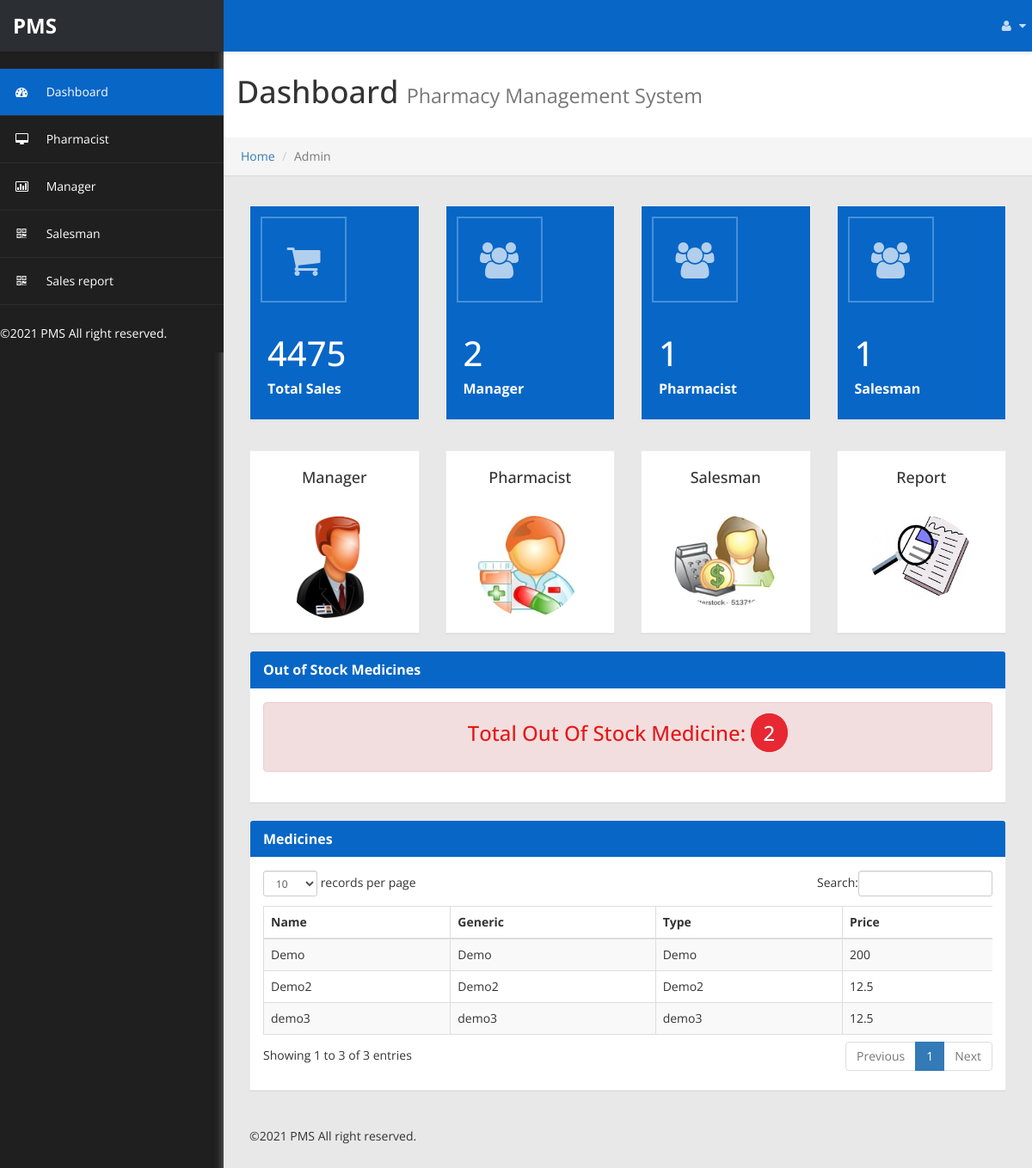
The page /admin.php (signed in) on the database its author committed.
### tables this page shows
CREATE TABLE `medicine` (
  `medicine_id` int(50) NOT NULL,
  `medicine_name` varchar(255) NOT NULL,
  `medicine_generic` varchar(200) NOT NULL,
  `medicine_type` varchar(50) NOT NULL,
  `medicine_company` varchar(255) NOT NULL,
  `medicine_quantity` int(10) NOT NULL,
  `medicine_price` float NOT NULL
);

### admin.php (the view, shortened to what this page needs)
<?php
include_once('connect_db.php');
?>
<!DOCTYPE html>
<html xmlns="http://www.w3.org/1999/xhtml">
<head>
    <link href="assets/css/bootstrap.css" rel="stylesheet" />
    <link href="assets/css/font-awesome.css" rel="stylesheet" />
    <link href="assets/js/morris/morris-0.4.3.min.css" rel="stylesheet" />
    <link href="assets/css/custom-styles.css" rel="stylesheet" />
    <link rel="stylesheet" href="assets/js/Lightweight-Chart/cssCharts.css">
	<link href="assets/js/dataTables/dataTables.bootstrap.css" rel="stylesheet" />
</head>
<body>
    <div id="wrapper">
        <nav class="navbar navbar-default top-navbar" role="navigation">
            <div class="navbar-header">
                <a class="navbar-brand" href="admin.php"><strong>PMS</strong></a>
            </div>
            <ul class="nav navbar-top-links navbar-right">
                <li class="dropdown">
                    <a class="dropdown-toggle" data-toggle="dropdown" href="#" aria-expanded="false">
                        <i class="fa fa-user fa-fw"></i> <i class="fa fa-caret-down"></i>
                    </a>
                </li>
            </ul>
        </nav>
        <nav class="navbar-default navbar-side" role="navigation">
            <div class="sidebar-collapse">
                <ul class="nav" id="main-menu">
                    <li>
                        <a class="active-menu" href="admin.php"><i class="fa fa-dashboard"></i> Dashboard</a>
                    </li>
                    <li>
                        <a href="admin_pharmacist.php"><i class="fa fa-desktop"></i> Pharmacist</a>
                    </li>
					<li>
                        <a href="admin_manager.php"><i class="fa fa-bar-chart-o"></i> Manager</a>
                    </li>
                    <li>
                        <a href="admin_salesman.php"><i class="fa fa-qrcode"></i> Salesman</a>
                    </li>
					<li>
                        <a href="admin_report.php"><i class="fa fa-qrcode"></i> Sales report</a>
                    </li>
					<footer>
						<p style="color:#fff;">&copy;<?php echo date('Y');?> PMS All right reserved.</p>
					</footer>
                </ul>
            </div>
        </nav>
		<div id="page-wrapper">
		  <div class="header">
                        <h1 class="page-header">
                            Dashboard <small>Pharmacy Management System</small>
                        </h1>
						<ol class="breadcrumb">
					  <li><a href="admin.php">Home</a></li>
					  <li class="active">Admin</li>
					</ol>
		</div>
            <div id="page-inner">
                <div class="row">
                    <div class="col-md-3 col-sm-12 col-xs-12">
                        <div class="panel panel-primary text-center no-boder blue">
                            <div class="panel-left pull-left blue">
                                <i class="fa fa-shopping-cart fa-5x"></i>
                            </div>
                            <div class="panel-right">
								<h3>
								<?php
										$total = 0;
										$sql = "select * FROM report ";
										$result = $conn->query($sql);
										if($result->num_rows > 0) {
											while($row = $result->fetch_assoc()) {
												$sub = $row['report_total_amount'];
												$total += $sub;
											}
											echo $total;
										}else{
											echo '0';
										}
									?>
								</h3>
                               <strong> Total Sales</strong>
                            </div>
                        </div>
                    </div>
                    <div class="col-md-3 col-sm-12 col-xs-12">
                        <div class="panel panel-primary text-center no-boder blue">
                              <div class="panel-left pull-left blue">
                                <i class="fa fa-users fa-5x"></i>
								</div>
                            <div class="panel-right">
							<h3>
							<?php
								$sql = "SELECT * FROM manager";
								$result = $conn->query($sql);
								if($result->num_rows > 0) {
									echo $result->num_rows;
								}else{
									echo '0';
								}
							?>
							</h3>
                               <strong> Manager</strong>
                            </div>
                        </div>
                    </div>
                    <div class="col-md-3 col-sm-12 col-xs-12">
                        <div class="panel panel-primary text-center no-boder blue">
                            <div class="panel-left pull-left blue">
                                <i class="fa fa fa-users fa-5x"></i>
                            </div>
                            <div class="panel-right">
							 <h3>
							<?php
								$sql = "SELECT * FROM pharmacist";
								$result = $conn->query($sql);
								if($result->num_rows > 0) {
									echo $result->num_rows;
								}else{
									echo '0';
								}
							?>
							 </h3>
                               <strong> Pharmacist </strong>
                            </div>
                        </div>
                    </div>
                    <div class="col-md-3 col-sm-12 col-xs-12">
                        <div class="panel panel-primary text-center no-boder blue">
                            <div class="panel-left pull-left blue">
                                <i class="fa fa-users fa-5x"></i>
                            </div>
                            <div class="panel-right">
							<h3>
							<?php
								$sql = "SELECT * FROM salesman";
								$result = $conn->query($sql);
								if($result->num_rows > 0) {
									echo $result->num_rows;
								}else{
									echo '0';
								}
							?>
							</h3>
                             <strong>Salesman</strong>
                            </div>
                        </div>
                    </div>
                </div>
		<div class="row">
			<div class="col-xs-6 col-md-3">
				<div class="panel panel-default">
					<div class="panel-body easypiechart-panel">
						<h4>Manager</h4>
						<div class="easypiechart" id="">
							<span class="percent">
								<a href="admin_manager.php">
									<img width="120px" style="margin-top:-23px;" src="images/manager_icon.png" alt="..." class="img-circle">
								</a>
							</span>
						</div>
					</div>
				</div>
			</div>
			<div class="col-xs-6 col-md-3">
				<div class="panel panel-default">
					<div class="panel-body easypiechart-panel">
						<h4>Pharmacist</h4>
						<div class="easypiechart" id="">
							<span class="percent">
								<a href="admin_pharmacist.php">
									<img width="120px" style="margin-top:-23px;" src="images/pharmacist_icon.jpg" alt="..." class="img-circle">
								</a>
							</span>
						</div>
					</div>
				</div>
			</div>
			<div class="col-xs-6 col-md-3">
				<div class="panel panel-default">
					<div class="panel-body easypiechart-panel">
						<h4>Salesman</h4>
						<div class="easypiechart" id="">
							<span class="percent">
							<a href="admin_salesman.php">
								<img width="120px" style="margin-top:-23px;" src="images/salesman_icon.jpg" alt="..." class="img-circle">
							</a>
							</span>
						</div>
					</div>
				</div>
			</div>
			<div class="col-xs-6 col-md-3">
				<div class="panel panel-default">
					<div class="panel-body easypiechart-panel">
						<h4>Report</h4>
						<div class="easypiechart" id="">
							<span class="percent">
							<a href="admin_report.php">
								<img width="120px" style="margin-top:-23px;" src="images/Report_icon.jpg" alt="..." class="img-circle">
							</a>
							</span>
						</div>
					</div>
				</div>
			</div>
		</div>
				<div class="row">
                    <div class="col-md-12 col-sm-12 col-xs-12">
                        <div class="panel panel-default">
                            <div class="panel-heading">
                               Out of Stock Medicines
                            </div>
                            <div class="panel-body">
                                  <div class="alert alert-danger">
									<?php
										$sql = "SELECT * FROM medicine WHERE medicine_quantity=0";
										$result = $conn->query($sql);
										if($result->num_rows > 0) {
											 $count = $result->num_rows;
										}else{
											 $count = 0;
										}
									?>
									<h3 style="text-align:center;color:#e61717;">
										Total Out Of Stock Medicine:
										<a href="admin_medistock.php" style="text-decoration:none;border:1px solid #E72832;border-radius: 50%;padding:5px 14px 5px 13px;background-color:#E72832;color:#fff;">
											<?php
												echo $count;
											?>
										</a>
									</h3>
									<br>
								</div>
                            </div>
                        </div>
                    </div>
                </div>
                <div class="row">
                    <div class="col-md-12 col-sm-12 col-xs-12">
                        <div class="panel panel-default">
                            <div class="panel-heading">
                               Medicines
                            </div>
                            <div class="panel-body">
                                  <div class="table-responsive">
                                <table class="table table-striped table-bordered table-hover" id="dataTables-example">
                                    <thead>
                                        <tr>
                                            <th>Name</th>
                                            <th>Generic</th>
                                            <th>Type</th>
                                            <th>Price</th>
                                        </tr>
                                    </thead>
                                    <tbody>
										<?php
											$sql = "SELECT * FROM medicine";
											$result = $conn->query($sql);
											if($result->num_rows > 0) {
												while($row = $result->fetch_assoc()){
										?>
											<tr class="odd gradeX">
												<td><?php echo $row['medicine_name']?></td>
												<td><?php echo $row['medicine_generic']?></td>
												<td><?php echo $row['medicine_type']?></td>
												<td><?php echo $row['medicine_price']?></td>
											</tr>
										<?php
												}
											}
										?>
                                    </tbody>
                                </table>
                            </div>
                            </div>
                        </div>
                    </div>
                </div>
				<footer><p>&copy;<?php echo date('Y');?> PMS All right reserved.</p>
				</footer>
            </div>
        </div>
    </div>
</body>
</html>

### assets/css/custom-styles.css (style rules this page uses)
body { font-family: 'Open Sans', sans-serif; background: #1F1F1F; }
#wrapper { width: 100%; }
#page-wrapper { padding: 15px 15px; min-height: 600px; background: #E8E8E8; }
#page-inner { width:100%; margin:10px 20px 10px 0px; background-color:transparent; padding: 15px 30px; min-height:1200px; }
.text-center { text-align:center; }
.no-boder { border:1px solid #f3f3f3; }
h1, .h1, h2, .h2, h3, .h3 { margin-top: 7px; margin-bottom: -5px; }
h4 { padding-top:10px; }
p { font-size:16px; line-height:25px; padding-top:20px; }
.navbar-side { z-index: 0; }
.panel { border-radius:0px; }
.navbar-side .nav > li > a > i { color: #FFFFFF; padding: 8px; width: 30px; text-align: center; }
.top-navbar { position: fixed; width: 100%; z-index: 300; -webkit-box-shadow: 0 3px 3px rgba(0, 0, 0, 0.05); -moz-box-shadow: 0 3px 3px rgba(0, 0, 0, 0.05); box-shadow: 0 3px 3px rgba(0, 0, 0, 0.05); }
.navbar-side { z-index: 1; position: fixed; width: 260px; top: 80px; }
#page-wrapper { position: relative; top: 55px; box-shadow: 0 0 10px #757575; -moz-box-shadow: 0 0 10px #757575; -webkit-box-shadow: 0 0 10px #757575; }
.breadcrumb { padding: 12px 10px 12px 20px; margin-bottom: 20px; list-style: none; border-radius: 0; -webkit-box-shadow: 0 1px 1px rgba(0,0,0,.05); box-shadow: 0 1px 1px rgba(0,0,0,.05); }
.page-header { padding-bottom: 9px; margin: 0; border-bottom: 1px solid transparent; text-align: left;background-color: #fff;padding: 32px 22px 32px 15px; }
.panel-left { width: 100px; height: 100px; background: #0866C6; border: 2px solid #4590DA; overflow: hidden; margin: 12px; }
.panel-left .fa-5x { font-size: 3em; color: rgba(255, 255, 255, 0.69); padding: 29px 0; margin-bottom:30px; }
.panel-right { height: 124px; background: transparent; margin-bottom: 0; color: #FFFFFF; float: left;text-align: left;padding-left: 20px;font-size: 16px;text-shadow: none;font-weight: 100; }
.panel-right h3 { font-size: 40px; padding: 18px 10px 13px 0; color: #FFFFFF; }
.panel-default { border-color: #ECECEC; }
.panel-default > .panel-heading { color: #FFF; border-color: #FFF; font-weight:bold; background: #0866C6; font-size: 16px; text-shadow: none; }
.panel-heading { border-bottom: 1px solid transparent; border-top-left-radius: 3px; border-top-right-radius: 3px; }
.panel-primary { display:inline-block; margin-bottom: 30px; width:100%; }
.blue { background-color: #0866C6; color: #fff }
.easypiechart-panel { text-align: center; padding: 1px 0; margin-bottom: 20px; }
.easypiechart { position: relative; text-align: center; width: 120px; height: 120px; margin: 20px auto 10px auto; }
.easypiechart .percent { display: block; position: absolute; font-size: 26px; top: 38px; width: 120px; }
footer p { font-size: 14px; }
.top-navbar { margin:0px; }
.top-navbar .navbar-brand { color: #fff; width: 260px; text-align: left; height: 60px; font-size: 24px; font-weight: 700; line-height: 30px; background: #0866c6; }
.top-navbar .nav > li { position: relative; display: inline-block; margin: 0px; padding: 0px; }
.top-navbar .nav > li > a { position: relative; display: block; padding: 20px; color: #FFFFFF; margin: 0px; }
.active-menu { background-color: #0866C6 !important; color: #fff !important; }
.active-menu i { color: #fff !important; }
.sidebar-collapse , .sidebar-collapse .nav { background:none; }
.sidebar-collapse .nav { padding:0; }
.sidebar-collapse .nav > li > a { color: #FFFFFF; background:transparent; text-shadow:none; }
.sidebar-collapse > .nav > li > a { padding: 12px 10px; }
.sidebar-collapse > .nav > li { border-bottom: 1px solid rgba(107, 108, 109, 0.19); }
.navbar-side { border:none; background: #1F1F1F; }
.top-navbar { background: #0866c6; border-bottom:none; }
.top-navbar .nav > li > a > i { margin-right: 2px; }
.navbar-default { border:0px solid black; }
.navbar-header { background: transparent; }
.nav > li > a > i { margin-right:10px; color: rgba(255, 255, 255, 0.76); }
@media (min-width:768px) { #page-wrapper { margin: 0 0 0 260px; padding: 0; min-height: 1200px; } }
@media (min-width:768px) { .navbar-side { width: 260px; z-index: 1; } }
@media (min-width:768px) { .navbar { border-radius: 0px; } }

### rows shown on the page
medicine: medicine_name "Demo", medicine_generic "Demo", medicine_type "Demo", medicine_price "200"
medicine: medicine_name "Demo2", medicine_generic "Demo2", medicine_type "Demo2", medicine_price "12.5"
medicine: medicine_name "demo3", medicine_generic "demo3", medicine_type "demo3", medicine_price "12.5"

### other values the page prints
$total "4475"
$result->num_rows "2"
$result->num_rows "1"
$count "2"
